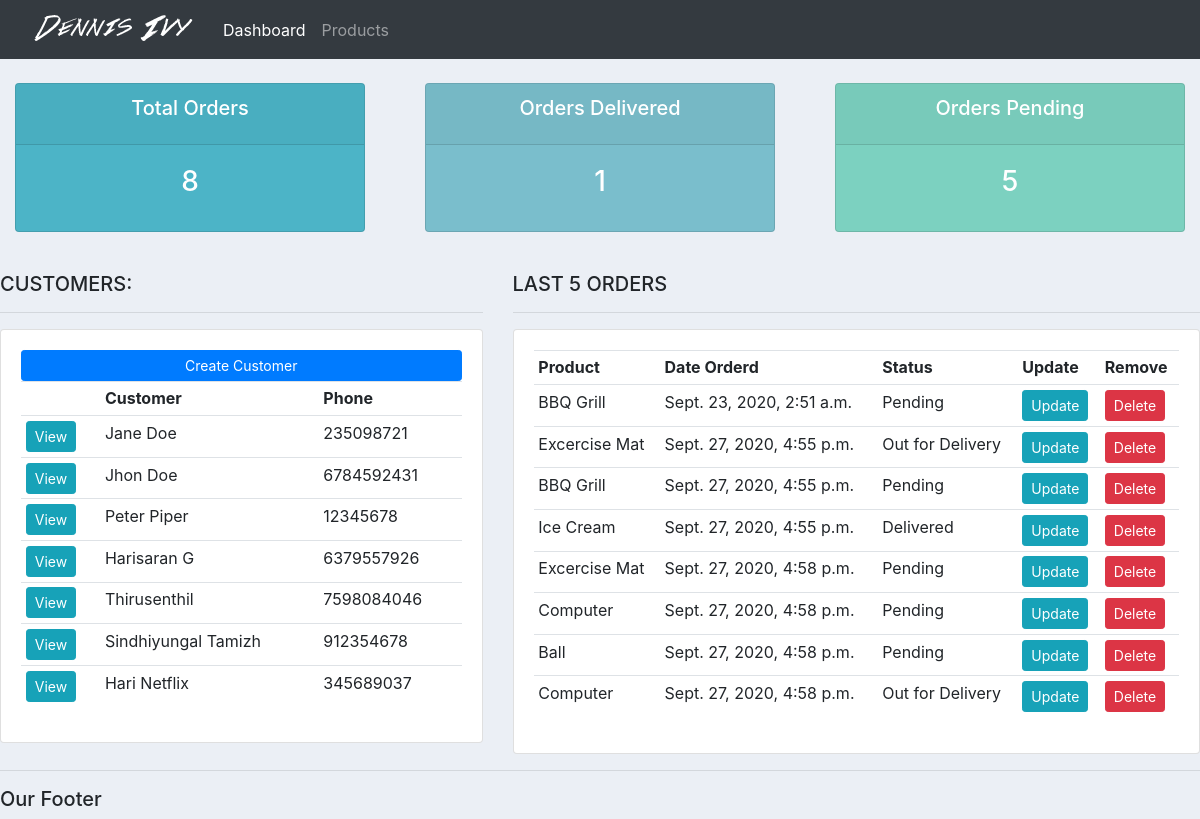
/, run on an earlier commit of the app's database.
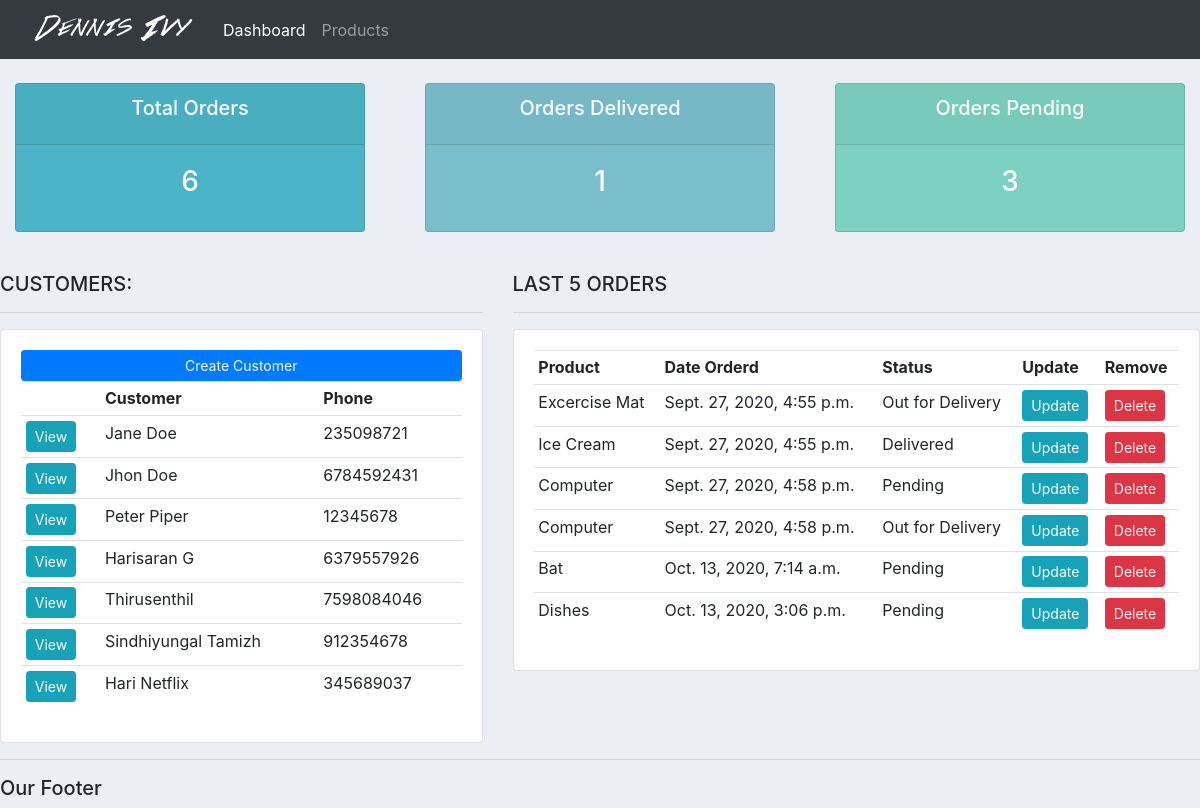
And on a later commit of the database.
### accounts/models.py (models this page shows, shortened)
class Customer(models.Model):
    name = models.CharField(max_length=200, null=True)
    phone = models.CharField(max_length=200, null=True)
    email = models.CharField(max_length=200, null=True)
    date_created = models.DateTimeField(auto_now_add=True, null=True)

class Order(models.Model):
    STATUS = (
        ('Pending', 'Pending'),
        ('Out for Delivery', 'Out for Delivery'),
        ('Delivered', 'Delivered')
    )
    customer = models.ForeignKey(Customer, null=True, on_delete=models.SET_NULL)
    product = models.ForeignKey(Product, null=True, on_delete=models.SET_NULL)
    date_created = models.DateTimeField(auto_now_add=True, null=True)
    status = models.CharField(max_length=200, null=True, choices=STATUS)

class Product(models.Model):
    CATEGORY = (
        ('Indoor', 'Indoor'),
        ('Outdoor', 'Outdoor')
    )
    name = models.CharField(max_length=200, null=True)
    price = models.FloatField()
    category = models.CharField(max_length=200, null=True, choices=CATEGORY)
    description =  models.CharField(max_length=200, null=True, blank=True)
    date_created = models.DateTimeField(auto_now_add=True, null=True)
    tag = models.ManyToManyField(Tag)
    def __str__(self):
        return self.name

### accounts/views.py (the view)
# urls.py: 2. Add a URL to urlpatterns:  path('', views.home, name='home')
def home(request):
    orders = Order.objects.all()
    customers = Customer.objects.all()
    total_orders = orders.count()
    delivered = orders.filter(status='Delivered').count()
    pending = orders.filter(status='Pending').count()
    context = {
        'orders': orders,
        'customers': customers,
        'total_orders': total_orders,
        'delivered': delivered,
        'pending': pending,
    }
    return render(request, 'accounts/dashboard.html', context)

### accounts/templates/accounts/dashboard.html
{% extends 'accounts/main.html' %}
{% block content %}
    {% include 'accounts/status.html'%}
    <br>
    <div class="row">
        <div class="col-md-5">
            <h5>CUSTOMERS:</h5>
            <hr>
            <div class="card card-body">
                <a class="btn btn-primary  btn-sm btn-block" href="">Create Customer</a>
                <table class="table table-sm">
                    <tr>
                        <th></th>
                        <th>Customer</th>
                        <th>Phone</th>
                    </tr>
                    {% for i in customers %}
                        <tr>
                            <td><a class="btn btn-sm btn-info" href="{% url 'customer' i.id %}">View</a></td>
                            <td>{{ i.name }}</td>
                            <td>{{ i.phone }}</td>
                        </tr>
                    {% endfor %}
                </table>
            </div>
        </div>
        <div class="col-md-7">
            <h5>LAST 5 ORDERS</h5>
            <hr>
            <div class="card card-body">
                <table class="table table-sm">
                    <tr>
                        <th>Product</th>
                        <th>Date Orderd</th>
                        <th>Status</th>
                        <th>Update</th>
                        <th>Remove</th>
                    </tr>
                    {% for i in orders %}
                    <tr>
                        <td>{{ i.product }}</td>
                        <td>{{ i.date_created }}</td>
                        <td>{{ i.status }}</td>
                        <td><a class="btn btn-sm btn-info" href="{% url 'update_order' i.id %}">Update</a></td>
                        <td><a class="btn btn-sm btn-danger" href="{% url 'delete_order' i.id %}">Delete</a></td>
                    </tr>
                    {% endfor %}
                </table>
            </div>
        </div>
    </div>
{% endblock %}

What changed in the data, as far as the page shows it:
removed Order: product "BBQ Grill", date_created "Sept. 23, 2020, 2:51 a.m.", status "Pending"
removed Order: product "BBQ Grill", date_created "Sept. 27, 2020, 4:55 p.m.", status "Pending"
removed Order: product "Excercise Mat", date_created "Sept. 27, 2020, 4:58 p.m.", status "Pending"
removed Order: product "Ball", date_created "Sept. 27, 2020, 4:58 p.m.", status "Pending"
added Order: product "Bat", date_created "Oct. 13, 2020, 7:14 a.m.", status "Pending"
added Order: product "Dishes", date_created "Oct. 13, 2020, 3:06 p.m.", status "Pending"
Also different on the page:
{{ total_orders }}: "8" → "6"
{{ pending }}: "5" → "3"
